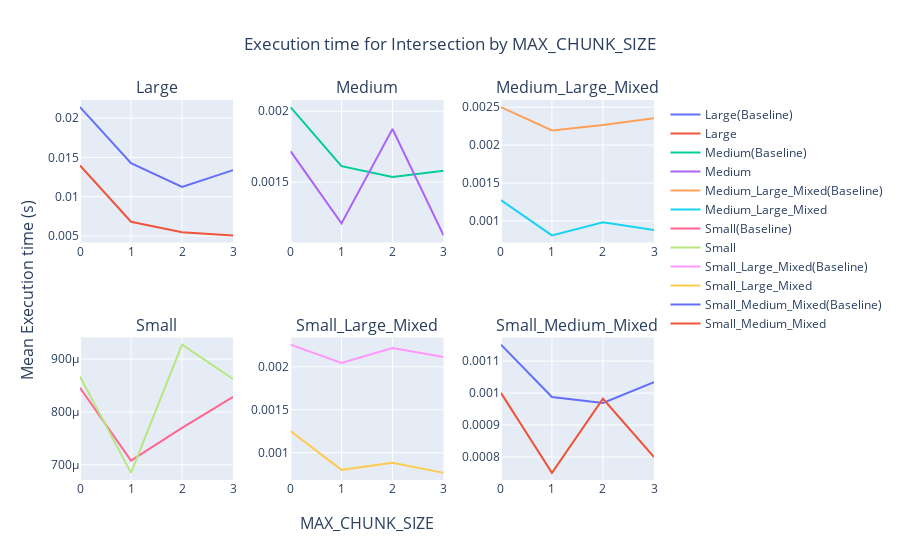

Notebook code for this chart:
### Markdown cell above
#### MAX_NBR_DELTAS Analysis

### Code cell
plot_max_delta_size_speed(max_deltas_filt_df, is_predicate=False)
plot_max_delta_size_speed(max_deltas_filt_df, is_predicate=False)

### Figure 1 — Plotly figure (JSON) as saved in the notebook; plotly's stock layout.template omitted (floating-point values rounded to 4 significant figures)
{"data": [{"mode": "lines", "name": "Large(Baseline)", "type": "scatter", "x": [0, 1, 2, 3], "xaxis": "x", "y": [0.02138, 0.01426, 0.01123, 0.01338], "yaxis": "y"}, {"mode": "lines", "name": "Large", "type": "scatter", "x": [0, 1, 2, 3], "xaxis": "x", "y": [0.01396, 0.006818, 0.005475, 0.005084], "yaxis": "y"}, {"mode": "lines", "name": "Medium(Baseline)", "type": "scatter", "x": [0, 1, 2, 3], "xaxis": "x2", "y": [0.002029, 0.001612, 0.001536, 0.001579], "yaxis": "y2"}, {"mode": "lines", "name": "Medium", "type": "scatter", "x": [0, 1, 2, 3], "xaxis": "x2", "y": [0.001719, 0.001208, 0.001874, 0.001124], "yaxis": "y2"}, {"mode": "lines", "name": "Medium_Large_Mixed(Baseline)", "type": "scatter", "x": [0, 1, 2, 3], "xaxis": "x3", "y": [0.002501, 0.002192, 0.002266, 0.002354], "yaxis": "y3"}, {"mode": "lines", "name": "Medium_Large_Mixed", "type": "scatter", "x": [0, 1, 2, 3], "xaxis": "x3", "y": [0.001274, 0.0008085, 0.0009829, 0.0008797], "yaxis": "y3"}, {"mode": "lines", "name": "Small(Baseline)", "type": "scatter", "x": [0, 1, 2, 3], "xaxis": "x4", "y": [0.0008456, 0.000708, 0.0007698, 0.0008283], "yaxis": "y4"}, {"mode": "lines", "name": "Small", "type": "scatter", "x": [0, 1, 2, 3], "xaxis": "x4", "y": [0.0008667, 0.0006847, 0.0009271, 0.0008621], "yaxis": "y4"}, {"mode": "lines", "name": "Small_Large_Mixed(Baseline)", "type": "scatter", "x": [0, 1, 2, 3], "xaxis": "x5", "y": [0.002258, 0.002044, 0.00222, 0.002115], "yaxis": "y5"}, {"mode": "lines", "name": "Small_Large_Mixed", "type": "scatter", "x": [0, 1, 2, 3], "xaxis": "x5", "y": [0.00125, 0.0007996, 0.0008809, 0.0007641], "yaxis": "y5"}, {"mode": "lines", "name": "Small_Medium_Mixed(Baseline)", "type": "scatter", "x": [0, 1, 2, 3], "xaxis": "x6", "y": [0.001152, 0.0009879, 0.0009689, 0.001034], "yaxis": "y6"}, {"mode": "lines", "name": "Small_Medium_Mixed", "type": "scatter", "x": [0, 1, 2, 3], "xaxis": "x6", "y": [0.001001, 0.0007504, 0.0009823, 0.0007999], "yaxis": "y6"}], "layout": {"annotations": [{"font": {"size": 16}, "showarrow": false, "text": "Large", "x": 0.1333, "xanchor": "center", "xref": "paper", "y": 1, "yanchor": "bottom", "yref": "paper"}, {"font": {"size": 16}, "showarrow": false, "text": "Medium", "x": 0.5, "xanchor": "center", "xref": "paper", "y": 1, "yanchor": "bottom", "yref": "paper"}, {"font": {"size": 16}, "showarrow": false, "text": "Medium_Large_Mixed", "x": 0.8667, "xanchor": "center", "xref": "paper", "y": 1, "yanchor": "bottom", "yref": "paper"}, {"font": {"size": 16}, "showarrow": false, "text": "Small", "x": 0.1333, "xanchor": "center", "xref": "paper", "y": 0.375, "yanchor": "bottom", "yref": "paper"}, {"font": {"size": 16}, "showarrow": false, "text": "Small_Large_Mixed", "x": 0.5, "xanchor": "center", "xref": "paper", "y": 0.375, "yanchor": "bottom", "yref": "paper"}, {"font": {"size": 16}, "showarrow": false, "text": "Small_Medium_Mixed", "x": 0.8667, "xanchor": "center", "xref": "paper", "y": 0.375, "yanchor": "bottom", "yref": "paper"}, {"font": {"size": 16}, "showarrow": false, "text": "MAX_CHUNK_SIZE", "x": 0.5, "xanchor": "center", "xref": "paper", "y": 0, "yanchor": "top", "yref": "paper", "yshift": -30}, {"font": {"size": 16}, "showarrow": false, "text": "Mean Execution time (s)", "textangle": -90, "x": 0, "xanchor": "right", "xref": "paper", "xshift": -40, "y": 0.5, "yanchor": "middle", "yref": "paper"}], "title": {"text": "Execution time for Intersection by MAX_CHUNK_SIZE ", "x": 0.5}, "xaxis": {"anchor": "y", "domain": [0, 0.2667]}, "xaxis2": {"anchor": "y2", "domain": [0.3667, 0.6333]}, "xaxis3": {"anchor": "y3", "domain": [0.7333, 1]}, "xaxis4": {"anchor": "y4", "domain": [0, 0.2667]}, "xaxis5": {"anchor": "y5", "domain": [0.3667, 0.6333]}, "xaxis6": {"anchor": "y6", "domain": [0.7333, 1]}, "yaxis": {"anchor": "x", "domain": [0.625, 1]}, "yaxis2": {"anchor": "x2", "domain": [0.625, 1]}, "yaxis3": {"anchor": "x3", "domain": [0.625, 1]}, "yaxis4": {"anchor": "x4", "domain": [0, 0.375]}, "yaxis5": {"anchor": "x5", "domain": [0, 0.375]}, "yaxis6": {"anchor": "x6", "domain": [0, 0.375]}}}
